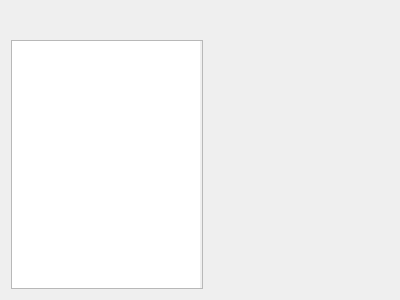
<?xml version="1.0" encoding="UTF-8"?>
<ui version="4.0">
 <class>LocationsView</class>
 <widget class="QWidget" name="LocationsView">
  <property name="geometry">
   <rect>
    <x>0</x>
    <y>0</y>
    <width>400</width>
    <height>300</height>
   </rect>
  </property>
  <property name="windowTitle">
   <string>Form</string>
  </property>
  <layout class="QHBoxLayout" name="horizontalLayout">
   <property name="spacing">
    <number>3</number>
   </property>
   <property name="leftMargin">
    <number>2</number>
   </property>
   <property name="topMargin">
    <number>2</number>
   </property>
   <property name="rightMargin">
    <number>2</number>
   </property>
   <property name="bottomMargin">
    <number>2</number>
   </property>
   <item>
    <widget class="QWidget" name="wdgLocations" native="true">
     <property name="maximumSize">
      <size>
       <width>210</width>
       <height>16777215</height>
      </size>
     </property>
     <layout class="QVBoxLayout" name="verticalLayout">
      <item>
       <layout class="QHBoxLayout" name="horizontalLayout_4">
        <item alignment="Qt::AlignLeft">
         <widget class="QToolButton" name="btnAdd">
          <property name="cursor">
           <cursorShape>PointingHandCursor</cursorShape>
          </property>
          <property name="text">
           <string/>
          </property>
          <property name="autoRaise">
           <bool>true</bool>
          </property>
         </widget>
        </item>
        <item>
         <spacer name="horizontalSpacer">
          <property name="orientation">
           <enum>Qt::Horizontal</enum>
          </property>
          <property name="sizeHint" stdset="0">
           <size>
            <width>40</width>
            <height>20</height>
           </size>
          </property>
         </spacer>
        </item>
        <item alignment="Qt::AlignRight">
         <widget class="QToolButton" name="btnRemove">
          <property name="enabled">
           <bool>false</bool>
          </property>
          <property name="cursor">
           <cursorShape>PointingHandCursor</cursorShape>
          </property>
          <property name="text">
           <string/>
          </property>
          <property name="autoRaise">
           <bool>true</bool>
          </property>
         </widget>
        </item>
       </layout>
      </item>
      <item>
       <widget class="ActionBasedTreeView" name="treeLocations">
        <property name="maximumSize">
         <size>
          <width>200</width>
          <height>16777215</height>
         </size>
        </property>
        <property name="cursor" stdset="0">
         <cursorShape>ArrowCursor</cursorShape>
        </property>
        <property name="mouseTracking">
         <bool>true</bool>
        </property>
        <property name="styleSheet">
         <string notr="true">padding-right: 2px;</string>
        </property>
        <attribute name="headerVisible">
         <bool>false</bool>
        </attribute>
        <attribute name="headerStretchLastSection">
         <bool>false</bool>
        </attribute>
       </widget>
      </item>
     </layout>
    </widget>
   </item>
   <item>
    <widget class="QWidget" name="wdgEditor" native="true">
     <layout class="QVBoxLayout" name="verticalLayout_2">
      <property name="spacing">
       <number>3</number>
      </property>
      <property name="leftMargin">
       <number>2</number>
      </property>
      <property name="topMargin">
       <number>2</number>
      </property>
      <property name="rightMargin">
       <number>2</number>
      </property>
      <property name="bottomMargin">
       <number>2</number>
      </property>
     </layout>
    </widget>
   </item>
  </layout>
 </widget>
 <customwidgets>
  <customwidget>
   <class>ActionBasedTreeView</class>
   <extends>QTreeView</extends>
   <header>src.main.python.plotlyst.view.widget.tree_view</header>
  </customwidget>
 </customwidgets>
 <resources/>
 <connections/>
</ui>
